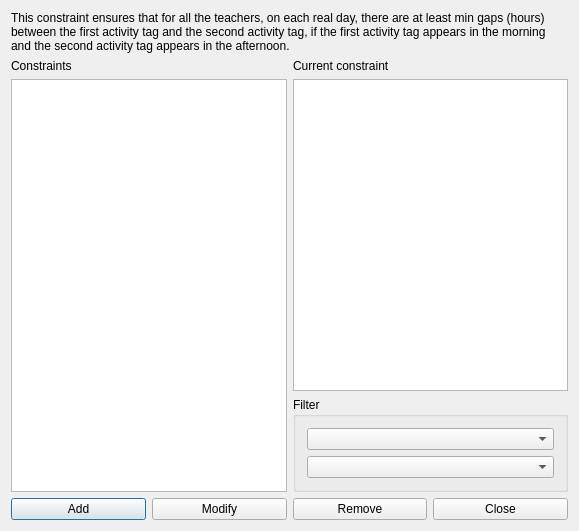
<?xml version="1.0" encoding="UTF-8"?>
<ui version="4.0">
 <class>ConstraintTeachersMinGapsBetweenOrderedPairOfActivityTagsBetweenMorningAndAfternoonForm_template</class>
 <widget class="QDialog" name="ConstraintTeachersMinGapsBetweenOrderedPairOfActivityTagsBetweenMorningAndAfternoonForm_template">
  <property name="geometry">
   <rect>
    <x>0</x>
    <y>0</y>
    <width>579</width>
    <height>531</height>
   </rect>
  </property>
  <property name="windowTitle">
   <string extracomment="This is the title of the dialog to see the list of all constraints of this type">Constraints teachers min gaps between ordered pair of activity tags between morning and afternoon</string>
  </property>
  <layout class="QGridLayout" name="gridLayout_2">
   <item row="0" column="0" colspan="2">
    <widget class="QLabel" name="textLabel1">
     <property name="sizePolicy">
      <sizepolicy hsizetype="Minimum" vsizetype="Minimum">
       <horstretch>0</horstretch>
       <verstretch>0</verstretch>
      </sizepolicy>
     </property>
     <property name="text">
      <string>This constraint ensures that for all the teachers, on each real day, there are at least min gaps (hours) between the first activity tag and the second activity tag, if the first activity tag appears in the morning and the second activity tag appears in the afternoon.</string>
     </property>
     <property name="wordWrap">
      <bool>true</bool>
     </property>
    </widget>
   </item>
   <item row="1" column="1">
    <layout class="QVBoxLayout" name="verticalLayout_2">
     <item>
      <widget class="QLabel" name="currentConstraintTextLabel">
       <property name="text">
        <string>Current constraint</string>
       </property>
       <property name="wordWrap">
        <bool>false</bool>
       </property>
      </widget>
     </item>
     <item>
      <widget class="QPlainTextEdit" name="currentConstraintTextEdit"/>
     </item>
    </layout>
   </item>
   <item row="2" column="1">
    <widget class="QGroupBox" name="filterGroupBox">
     <property name="title">
      <string>Filter</string>
     </property>
     <layout class="QGridLayout" name="gridLayout">
      <item row="0" column="0">
       <widget class="QComboBox" name="firstActivityTagComboBox"/>
      </item>
      <item row="1" column="0">
       <widget class="QComboBox" name="secondActivityTagComboBox"/>
      </item>
     </layout>
    </widget>
   </item>
   <item row="3" column="0" colspan="2">
    <layout class="QHBoxLayout" name="horizontalLayout">
     <item>
      <widget class="QPushButton" name="addConstraintPushButton">
       <property name="text">
        <string>Add</string>
       </property>
      </widget>
     </item>
     <item>
      <widget class="QPushButton" name="modifyConstraintPushButton">
       <property name="text">
        <string>Modify</string>
       </property>
      </widget>
     </item>
     <item>
      <widget class="QPushButton" name="removeConstraintPushButton">
       <property name="text">
        <string>Remove</string>
       </property>
      </widget>
     </item>
     <item>
      <widget class="QPushButton" name="closePushButton">
       <property name="text">
        <string>Close</string>
       </property>
      </widget>
     </item>
    </layout>
   </item>
   <item row="1" column="0" rowspan="2">
    <layout class="QVBoxLayout" name="verticalLayout">
     <item>
      <widget class="QLabel" name="constraintsTextLabel">
       <property name="frameShape">
        <enum>QFrame::NoFrame</enum>
       </property>
       <property name="frameShadow">
        <enum>QFrame::Plain</enum>
       </property>
       <property name="text">
        <string>Constraints</string>
       </property>
       <property name="wordWrap">
        <bool>false</bool>
       </property>
      </widget>
     </item>
     <item>
      <widget class="QListWidget" name="constraintsListWidget"/>
     </item>
    </layout>
   </item>
  </layout>
 </widget>
 <layoutdefault spacing="6" margin="11"/>
 <resources/>
 <connections/>
</ui>
